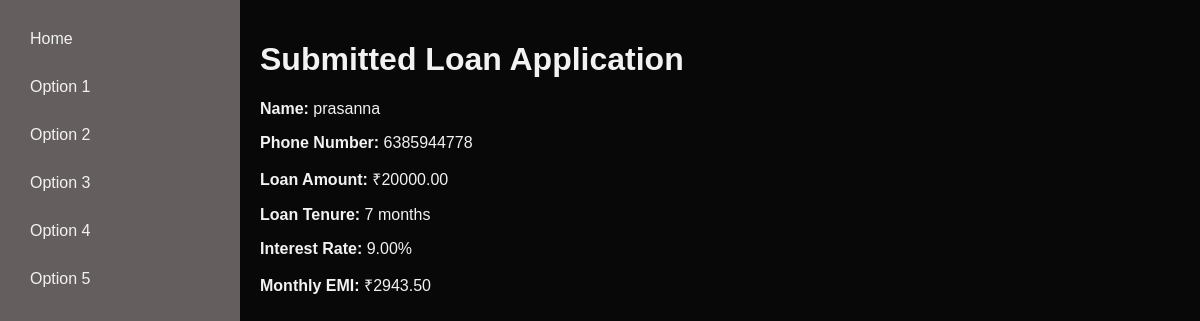
/option2/, run on the app's committed database.
### ica/models.py (models this page shows, shortened)
class Borrower(models.Model):
    name = models.CharField(max_length=100)
    phone = models.CharField(max_length=15)
    loan_amount = models.DecimalField(max_digits=10, decimal_places=2)
    loan_tenure = models.IntegerField()  # In months
    interest_rate = models.DecimalField(max_digits=5, decimal_places=2)  # In percentage
    created_at = models.DateTimeField(auto_now_add=True)
    def calculate_emi(self):
        monthly_interest_rate = (self.interest_rate / 100) / 12
        numerator = self.loan_amount * monthly_interest_rate * (1 + monthly_interest_rate) ** self.loan_tenure
        denominator = (1 + monthly_interest_rate) ** self.loan_tenure - 1
        emi = numerator / denominator
        return round(emi, 2)

### ica/views.py (the view)
# urls.py: path('option2/', views.option2, name='option2'),
def option2(request):
    borrower = Borrower.objects.last()
    context = {'borrower': borrower}
    return render(request, 'ica/option2.html', context)

### ica/templates/ica/option2.html
{% extends 'ica/index.html' %}
{% block content %}
<h1>Submitted Loan Application</h1>
{% if borrower %}
    <p><strong>Name:</strong> {{ borrower.name }}</p>
    <p><strong>Phone Number:</strong> {{ borrower.phone }}</p>
    <p><strong>Loan Amount:</strong> ₹{{ borrower.loan_amount }}</p>
    <p><strong>Loan Tenure:</strong> {{ borrower.loan_tenure }} months</p>
    <p><strong>Interest Rate:</strong> {{ borrower.interest_rate }}%</p>
    <p><strong>Monthly EMI:</strong> ₹{{ borrower.calculate_emi }}</p>
{% else %}
    <p>No data submitted yet.</p>
{% endif %}
{% endblock %}

### ica/templates/ica/index.html (style rules this page uses)
body { margin: 0; font-family: Arial, sans-serif; display: flex; background-color: #080808; color: #f2f2f2; }

### data on the page
Borrower: name "prasanna", phone "6385944778", loan_amount "20000.00", loan_tenure "7", interest_rate "9.00", calculate_emi "2943.50"
